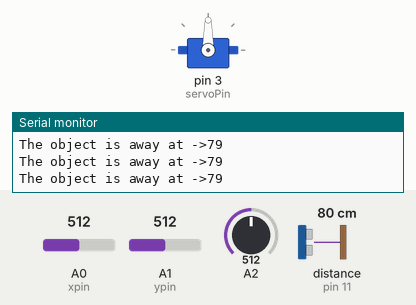
Bench run of a sketch on a simulated Arduino Uno, built with avr-gcc and run on an emulated ATmega328P. Shown: servo, the last lines printed to the serial monitor. Wiring (inferred from the names in the program): ultrasonic range finder: trigger pin 12; echo pin 11. The test bench sets the inputs (shaded band); at power-on: A0 (xpin) = 512, A1 (ypin) = 512, A2 = 512, distance to the obstacle (sensor on pin 11) 80 cm. The echo pulse lasts 58.3 µs per cm.

Above: at 1.2 s.
1.3 s: A0 (xpin) set to 716
At 2.5 s:
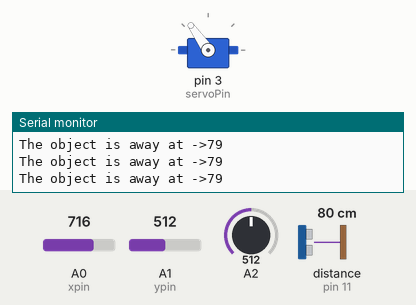
3.1 s: A0 (xpin) set to 992
At 4.4 s:
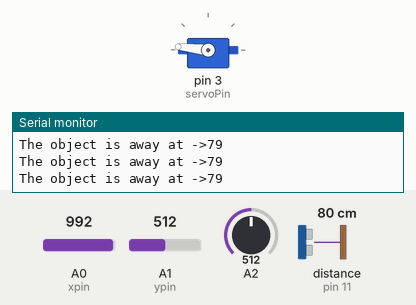
4.7 s: A0 (xpin) set to 306
At 5.4 s:
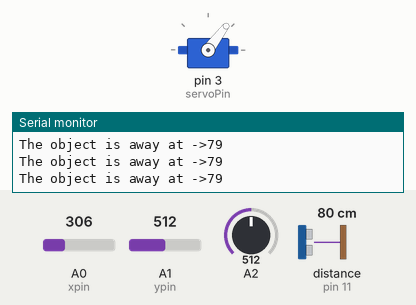
6.3 s: A0 (xpin) set to 30
At 7.5 s:
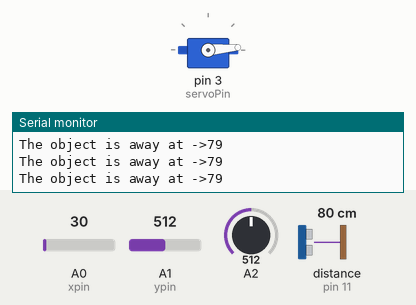
Timing chart, 0 to 8.9 s (numbered marks = the images above; inputs shaded):
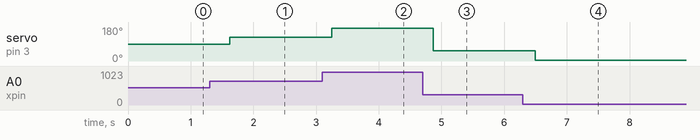

The sketch:

objectdetection.ino
```cpp
#include <Servo.h>

int servoPin = 3;
float servPos;

Servo myServo;

int xpin = A0;
int ypin = A1;
int spin = 2;

int xval;
int yval;
int sval;

int dt = 200;
int trigPin = 12;
int echoPin = 11;

int pingTravelTime;
int distInCms;

void setup() {
    // put your setup code here, to run once:
    Serial.begin(9600);

    pinMode(xpin, INPUT);
    pinMode(ypin, INPUT);
    digitalWrite(spin, HIGH);
    pinMode(spin, INPUT);

    myServo.attach(servoPin);
    pinMode(trigPin, OUTPUT);
    pinMode(echoPin, INPUT);
}

void loop() {
    // put your main code here, to run repeatedly
    xval = analogRead(xpin);
    yval = analogRead(ypin);
    sval = analogRead(spin);

    servPos = (180. / 1023.) * xval;
    myServo.write(servPos);
    delay(dt);

    digitalWrite(trigPin, LOW);
    delayMicroseconds(10);
    digitalWrite(trigPin, HIGH);
    delayMicroseconds(10);
    digitalWrite(trigPin, LOW);

    pingTravelTime = pulseIn(echoPin, HIGH);
    distInCms = (171.5 / 10000) * pingTravelTime;

    Serial.print("The object is away at ");
    Serial.print("->");
    Serial.println(distInCms);

    delay(dt);
}
```

Measured:
- after the input at 1.3 s, servo on pin 3 (servoPin): 90° → 125° after 0.32 s
- after the input at 3.1 s, servo on pin 3 (servoPin): 125° → 174° after 0.15 s
- after the input at 4.7 s, servo on pin 3 (servoPin): 174° → 53° after 0.17 s
- after the input at 6.3 s, servo on pin 3 (servoPin): 53° → 5° after 0.20 s
